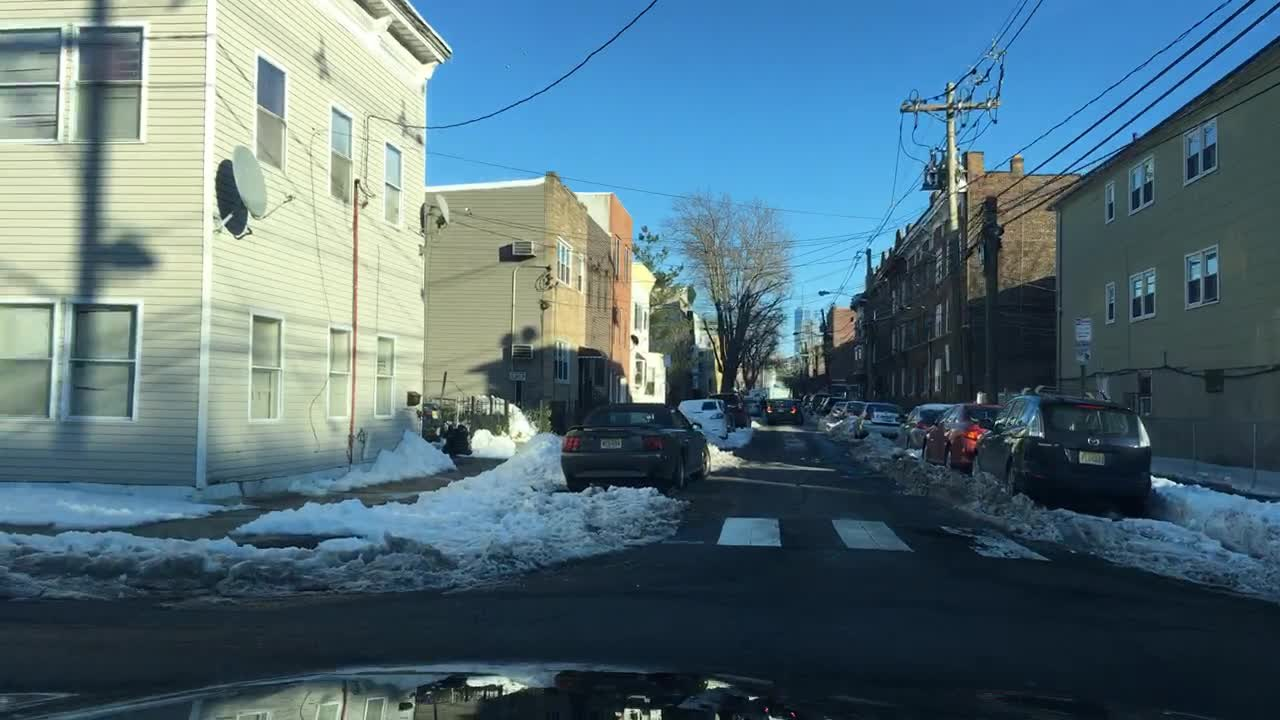
#> input picture examples/cv_sample_images/7d06fefd-f7be05a6.jpg, 1280 x 720 px
$ python -i drift_utils.py   (imports and definitions only)
#> lines starting #> are read from the running program, lines starting #| are printed output that depends on the picture
# utility/drift_utils.py
import os
from pathlib import Path
import numpy as np
from PIL import Image
from scipy.stats import entropy

def luminance_histogram(img, bins=64):
    """Compute luminance histogram (Y from RGB via Rec.601) normalized to sum=1."""
#> called with bins = 64
    try:
        if isinstance(img, (str, Path)):   # file path
            im = Image.open(img).convert("RGB")
#> im is the input picture: PIL image 1280x720 RGB; mean R, G, B 84.4, 111.1, 121.7
        elif isinstance(img, Image.Image): # already a PIL image
            im = img.convert("RGB")
        else:
            return None
    except Exception:
        return None

    arr = np.asarray(im, dtype=np.float32)
    y = 0.299*arr[...,0] + 0.587*arr[...,1] + 0.114*arr[...,2]
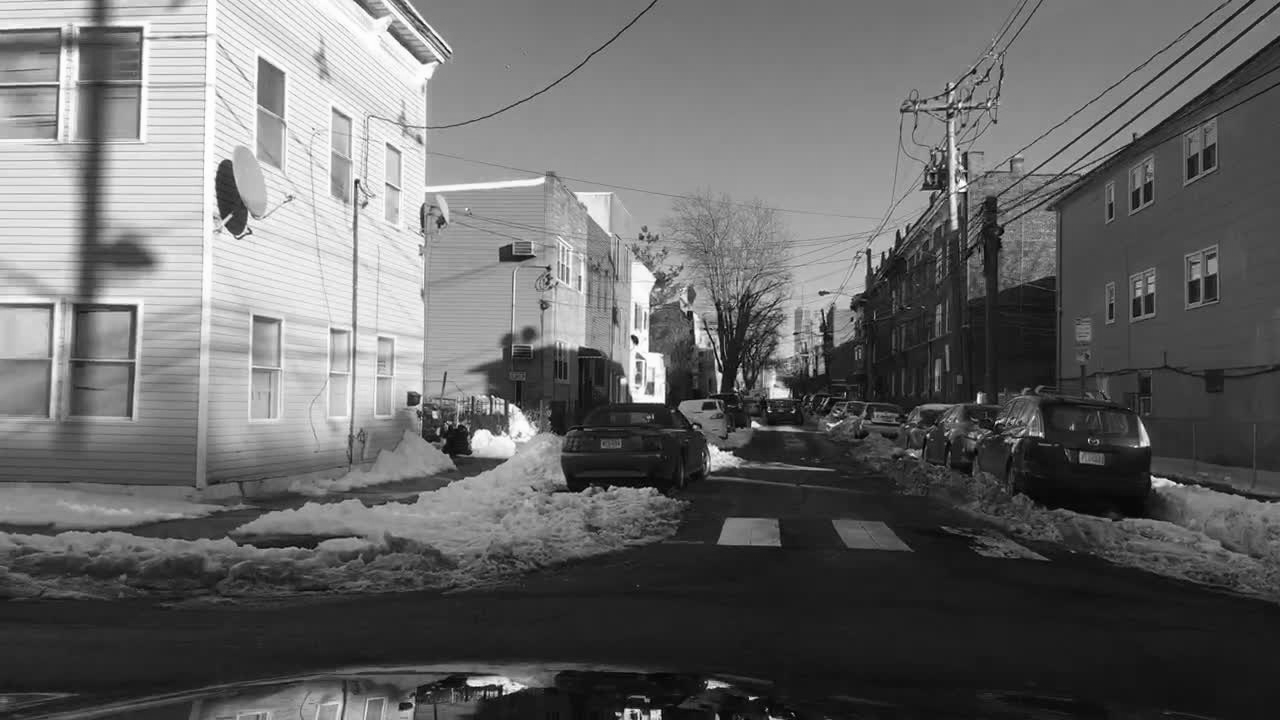
#> y: shape (720, 1280) float32; min 1.04, max 254.8, mean 104.3
    y = np.clip(y, 0, 255)
    hist, _ = np.histogram(y, bins=bins, range=(0,255), density=False)
#> hist = 64 values, max 53815 at index 6, min 27 at index 0, mean 14400
    hist = hist.astype(np.float64)
    hist = hist / (hist.sum() + 1e-12)
#> hist = 64 values, max 0.0584 at index 6, min 2.93e-05 at index 0, mean 0.0156
    return hist

def kl_divergence(p, q):
    """KL(p || q) with small epsilon."""
    p = np.asarray(p, dtype=np.float64) + 1e-10
    q = np.asarray(q, dtype=np.float64) + 1e-10
    return entropy(p, q)

def window_hist_stats(image_paths, bins=64):
    """Aggregate luminance hist + simple moments over a list of images."""
    hsum = None
    means, stds = [], []
    for p in image_paths:
        h = luminance_histogram(p, bins=bins)
        if h is None:
            continue
        if hsum is None:
            hsum = np.zeros_like(h, dtype=np.float64)
        hsum += h
        # reconstruct moments from histogram
        centers = np.linspace(0, 255, len(h), endpoint=False) + (255/len(h))/2
        mean = np.sum(h * centers)
        var = np.sum(h * (centers-mean)**2)
        means.append(mean)
        stds.append(np.sqrt(max(var, 1e-9)))
    if hsum is None:
        return None, None, None
    hsum /= (hsum.sum() + 1e-12)
    mean_val = float(np.mean(means)) if means else None
    std_val  = float(np.mean(stds))  if stds else None
    return hsum, mean_val, std_val

>>> result = luminance_histogram('../../../examples/cv_sample_images/7d06fefd-f7be05a6.jpg')
#> result has the same summary as hist in luminance_histogram

$ run again, on examples/cv_sample_images/7d15b18b-1e0d6e3f.jpg
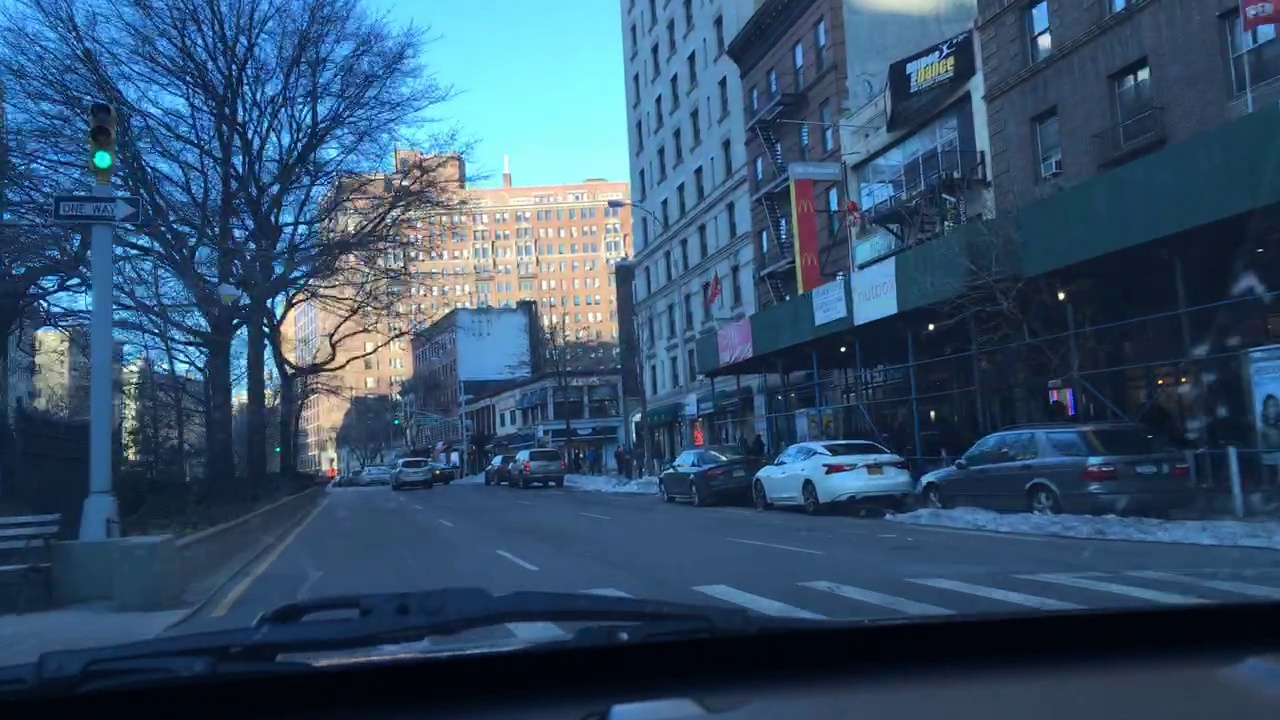
#> input picture examples/cv_sample_images/7d15b18b-1e0d6e3f.jpg, 1280 x 720 px
#> in luminance_histogram, im is the input picture: PIL image 1280x720 RGB; mean R, G, B 53.3, 81.1, 108.1
#> in luminance_histogram, `y = 0.299*arr[...,0] + 0.587*arr[...,1] + 0.114*arr[...,2]`:
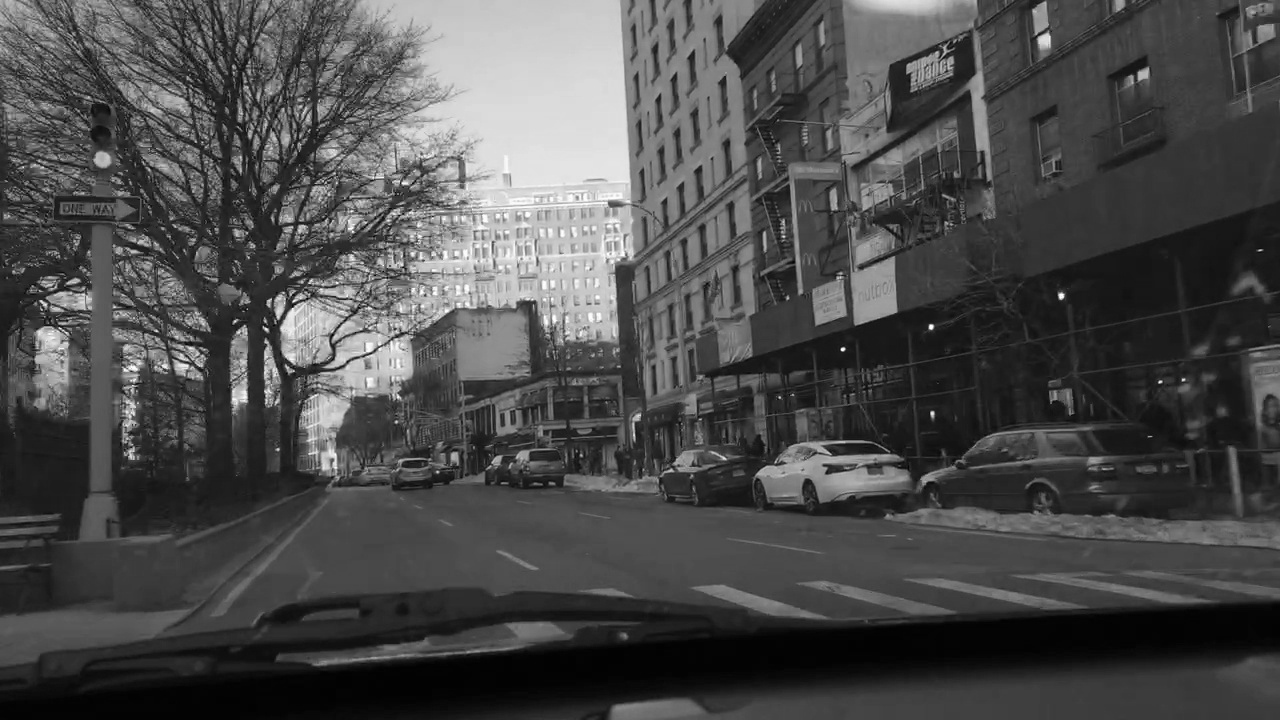
#> y: shape (720, 1280) float32; min 0.587, max 254.8, mean 75.9
#> in luminance_histogram, `hist, _ = np.histogram(y, bins=bins, range=(0,255), density=False)`: hist = 64 values, max 47815 at index 18, min 337 at index 63, mean 14400
#> in luminance_histogram, `hist = hist / (hist.sum() + 1e-12)`: hist = 64 values, max 0.0519 at index 18, min 0.000366 at index 63, mean 0.0156
#> result has the same summary as hist in luminance_histogram

$ run again, on examples/cv_sample_images/7d2f7975-e0c1c5a7.jpg
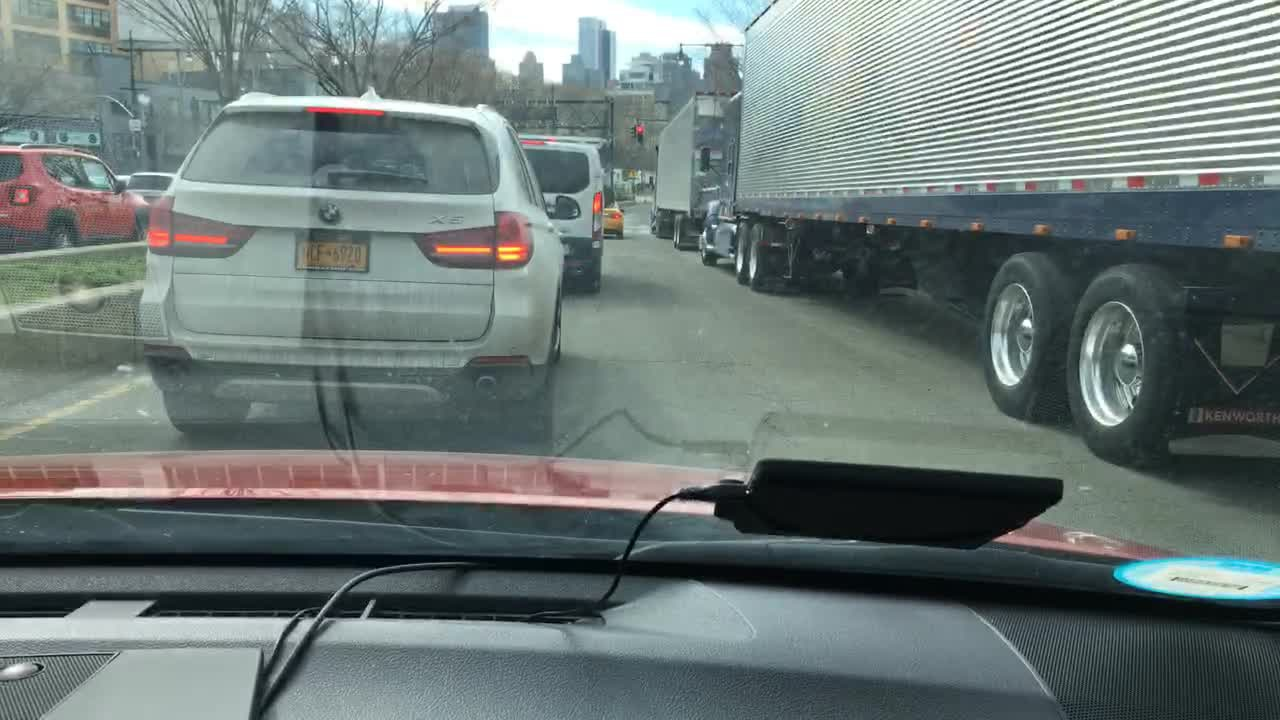
#> input picture examples/cv_sample_images/7d2f7975-e0c1c5a7.jpg, 1280 x 720 px
#> in luminance_histogram, im is the input picture: PIL image 1280x720 RGB; mean R, G, B 108.1, 120.4, 118.6
#> in luminance_histogram, `y = 0.299*arr[...,0] + 0.587*arr[...,1] + 0.114*arr[...,2]`:
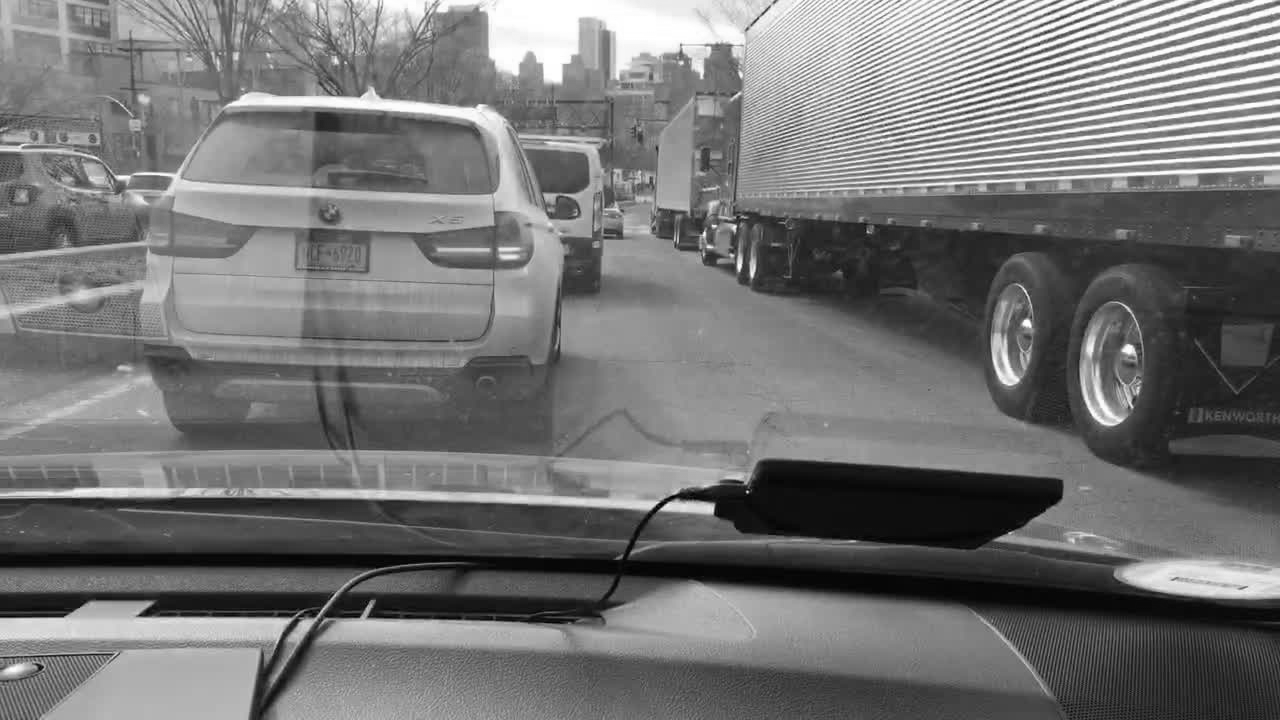
#> y: shape (720, 1280) float32; min 1.77, max 255, mean 116.5
#> in luminance_histogram, `hist, _ = np.histogram(y, bins=bins, range=(0,255), density=False)`: hist = 64 values, max 33711 at index 30, min 67 at index 0, mean 14400
#> in luminance_histogram, `hist = hist / (hist.sum() + 1e-12)`: hist = 64 values, max 0.0366 at index 30, min 7.27e-05 at index 0, mean 0.0156
#> result has the same summary as hist in luminance_histogram

$ run again, on examples/cv_sample_images/7d35e395-ae41f911.jpg
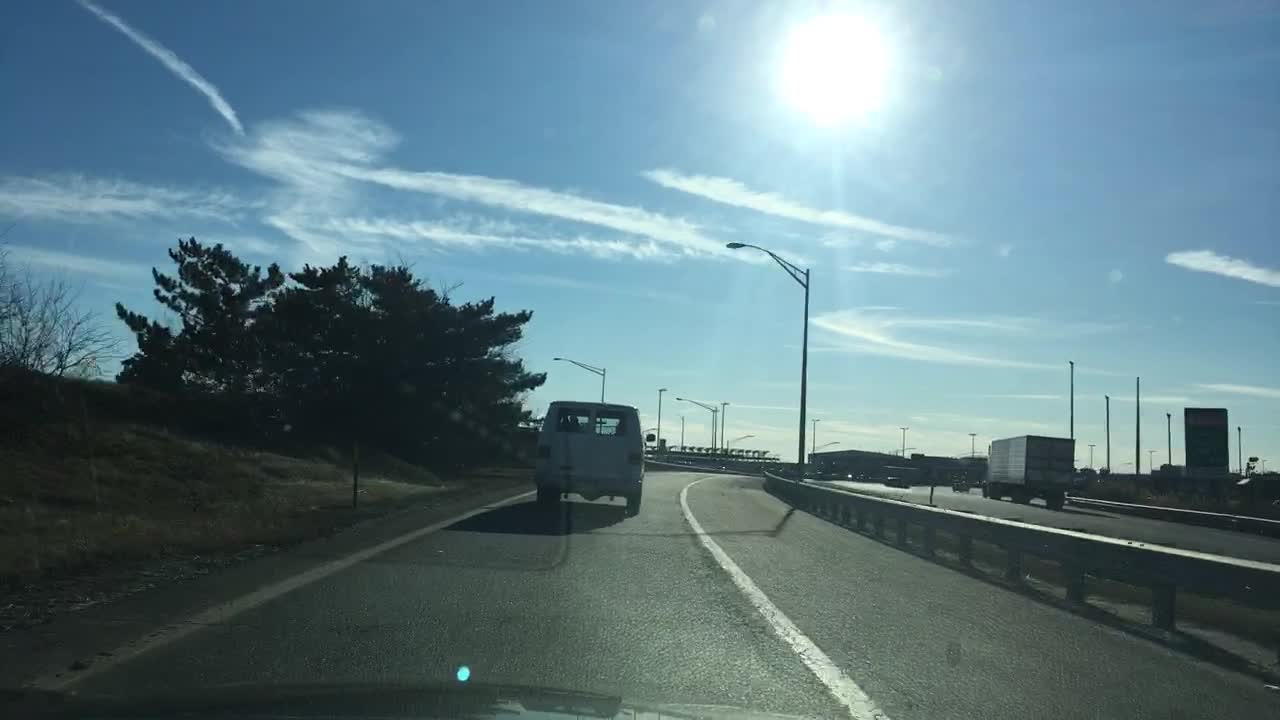
#> input picture examples/cv_sample_images/7d35e395-ae41f911.jpg, 1280 x 720 px
#> in luminance_histogram, im is the input picture: PIL image 1280x720 RGB; mean R, G, B 96, 123.5, 131.8
#> in luminance_histogram, `y = 0.299*arr[...,0] + 0.587*arr[...,1] + 0.114*arr[...,2]`:
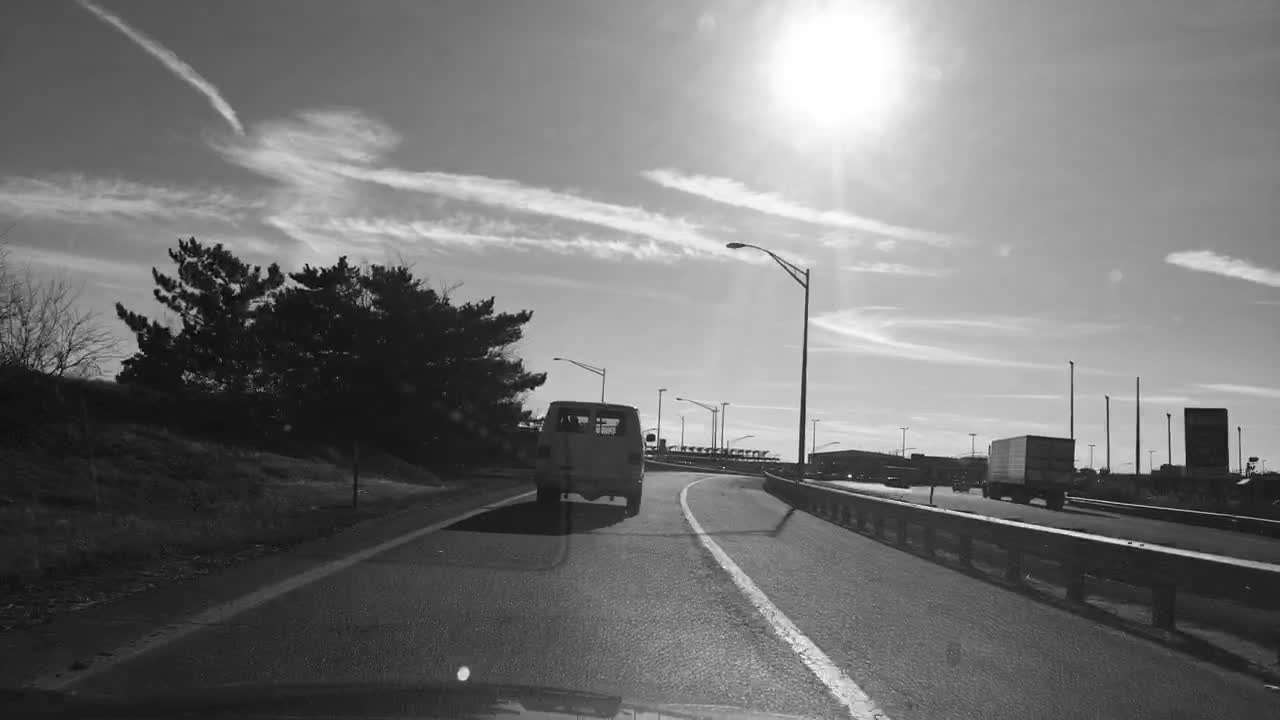
#> y: shape (720, 1280) float32; min 1.99, max 255, mean 116.2
#> in luminance_histogram, `hist, _ = np.histogram(y, bins=bins, range=(0,255), density=False)`: hist = 64 values, max 38144 at index 8, min 10 at index 0, mean 14400
#> in luminance_histogram, `hist = hist / (hist.sum() + 1e-12)`: hist = 64 values, max 0.0414 at index 8, min 1.09e-05 at index 0, mean 0.0156
#> result has the same summary as hist in luminance_histogram
